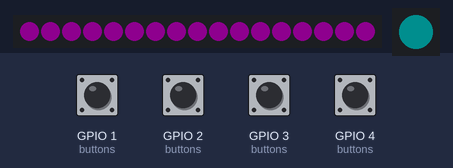
The sketch below on a simulated ESP32-S3. On the bench: 17 RGB LEDs in strip order, left to right, 1 RGB LEDs in strip order, left to right. The inputs (shaded band) are chosen by the test bench; at power-on: GPIO 1 (buttons), GPIO 2 (buttons), GPIO 3 (buttons), GPIO 4 (buttons) HIGH. Dim RGB values are drawn brighter than linear; colours are those a GRB WS2812 strip shows for the declared byte order; what the sketch prints to the serial monitor is not drawn.

Above: at 3.51 s.
3.8 s: GPIO 2 (buttons) pulled LOW for 0.15 s
At 4.15 s:
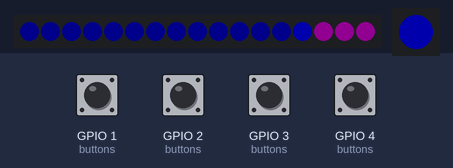
4.5 s: GPIO 1 (buttons) pulled LOW for 0.15 s
At 4.63 s:
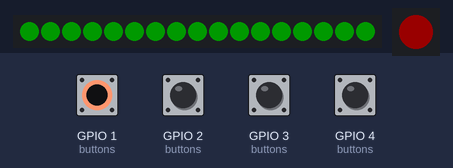
5.2 s: GPIO 3 (buttons) pulled LOW for 0.15 s
At 5.54 s:
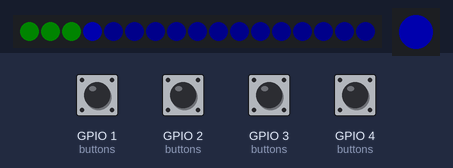
5.9 s: GPIO 4 (buttons) pulled LOW for 0.15 s
At 6.46 s:
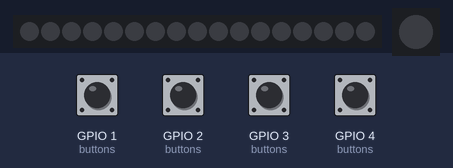
6.6 s: GPIO 2 (buttons) pulled LOW for 1 s
At 7.04 s:
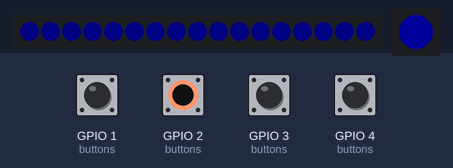
8.2 s: GPIO 1 (buttons) pulled LOW for 0.15 s
At 8.32 s:
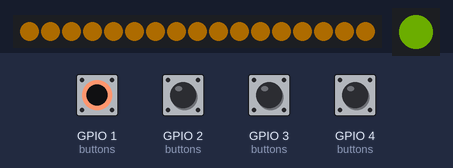
Timing chart, 0 to 9.9 s (numbered marks = the images above; inputs shaded):
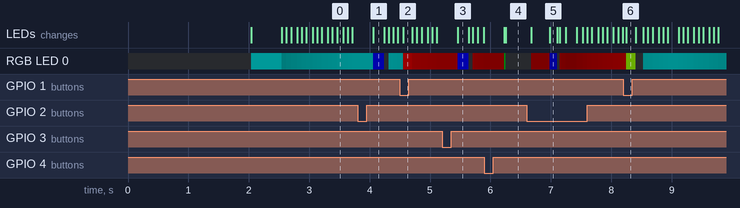

Measured:
- after the input at 3.8 s, the LEDs: change after 0.26 s (image 1)
- after the input at 4.5 s, the LEDs: change after 0.05 s (image 2)
- after the input at 5.2 s, the LEDs: change after 0.26 s (image 3)
- after the input at 5.9 s, the LEDs: first change after 0.33 s (image 4 shows a later state)
- after the input at 8.2 s, the LEDs: change after 0.05 s (image 6)

The sketch:

dpa-button-test.ino
```cpp
/*
 * DPA Button Test — 4 Buttons
 * ----------------------------
 * Waveshare ESP32-S3 Zero
 *
 * Wiring:
 *   Each button: one leg to GPIO, other leg to GND
 *   Internal pull-ups used — no external resistors needed
 *
 * Button map:
 *   GP1  = PLAY / PAUSE  (toggle)
 *   GP2  = NEXT TRACK
 *   GP3  = PREV TRACK
 *   GP4  = HEART / FAVORITE
 *
 * LED feedback:
 *   Onboard WS2812B (GP21) + external strip (GP5, 17 LEDs)
 *
 *   PLAY  → green flash, stays green while "playing"
 *   PAUSE → amber flash, back to idle purple breathe
 *   NEXT  → blue sweep right →
 *   PREV  → blue sweep left ←
 *   HEART → red pulse (heartbeat effect)
 */

#include <FastLED.h>

#define LED_PIN          5
#define NUM_LEDS         17
#define ONBOARD_LED_PIN  21

// Button GPIOs
#define BTN_PLAY   1
#define BTN_NEXT   2
#define BTN_PREV   3
#define BTN_HEART  4

#define NUM_BUTTONS 4
#define DEBOUNCE_MS 50

CRGB leds[NUM_LEDS];
CRGB onboardLed[1];

struct Button {
  uint8_t pin;
  const char* name;
  bool lastState;
  bool pressed;
  uint32_t lastDebounce;
};

Button buttons[NUM_BUTTONS] = {
  { BTN_PLAY,  "PLAY/PAUSE (GP1)", HIGH, false, 0 },
  { BTN_NEXT,  "NEXT (GP2)",       HIGH, false, 0 },
  { BTN_PREV,  "PREV (GP3)",       HIGH, false, 0 },
  { BTN_HEART, "HEART (GP4)",      HIGH, false, 0 },
};

uint32_t pressCount[NUM_BUTTONS] = {0};

// Simulated state
bool simPlaying = false;
int  simTrackIndex = 0;
int  simTotalTracks = 5;
bool simFavorited[10] = {false};  // track favorites

// LED animation state
uint32_t animStart = 0;
enum AnimType { ANIM_NONE, ANIM_SWEEP_RIGHT, ANIM_SWEEP_LEFT, ANIM_HEARTBEAT };
AnimType currentAnim = ANIM_NONE;

// ── LED Helpers ──────────────────────────────────────────────

void setAllLeds(const CRGB& color) {
  fill_solid(leds, NUM_LEDS, color);
  onboardLed[0] = color;
  FastLED.show();
}

// Idle breathe — purple when stopped, green when playing
void breatheIdle() {
  static uint8_t val = 30;
  static int8_t delta = 3;
  static uint32_t last = 0;
  if (millis() - last < 25) return;
  last = millis();

  val += delta;
  if (val >= 180) delta = -3;
  if (val <= 10)  delta = 3;

  CRGB base = simPlaying ? CRGB::Green : CRGB::Purple;
  CRGB c = base;
  c.nscale8(val);
  fill_solid(leds, NUM_LEDS, c);
  onboardLed[0] = c;
  FastLED.show();
}

// Sweep animation right (NEXT) or left (PREV)
void animSweep(bool goRight) {
  CRGB color = CRGB::Blue;
  for (int i = 0; i < NUM_LEDS; i++) {
    int idx = goRight ? i : (NUM_LEDS - 1 - i);
    leds[idx] = color;
    onboardLed[0] = color;
    FastLED.show();
    delay(15);
    leds[idx].nscale8(60);
  }
  // Fade out
  for (int fade = 0; fade < 8; fade++) {
    for (int i = 0; i < NUM_LEDS; i++) leds[i].nscale8(140);
    onboardLed[0].nscale8(140);
    FastLED.show();
    delay(20);
  }
}

// Heartbeat pulse — two quick red pulses like a real heartbeat
void animHeartbeat() {
  CRGB heartColor = CRGB(255, 0, 40);  // deep red-pink

  for (int pulse = 0; pulse < 2; pulse++) {
    // Pulse up
    for (int b = 0; b <= 255; b += 15) {
      CRGB c = heartColor;
      c.nscale8(b);
      fill_solid(leds, NUM_LEDS, c);
      onboardLed[0] = c;
      FastLED.show();
      delay(8);
    }
    // Pulse down
    for (int b = 255; b >= 0; b -= 15) {
      CRGB c = heartColor;
      c.nscale8(b);
      fill_solid(leds, NUM_LEDS, c);
      onboardLed[0] = c;
      FastLED.show();
      delay(8);
    }
    // Short gap between the two beats
    if (pulse == 0) delay(80);
  }
}

// Green flash for play
void animPlayFlash() {
  setAllLeds(CRGB::Green);
  delay(150);
}

// Amber flash for pause
void animPauseFlash() {
  setAllLeds(CRGB(255, 160, 0));  // amber
  delay(150);
  setAllLeds(CRGB::Black);
  delay(100);
}

// ── Button Actions ───────────────────────────────────────────

void onPlayPause() {
  simPlaying = !simPlaying;

  if (simPlaying) {
    Serial.printf("  ▶ PLAY — Track %d of %d\n", simTrackIndex + 1, simTotalTracks);
    animPlayFlash();
  } else {
    Serial.printf("  ⏸ PAUSE — Track %d of %d\n", simTrackIndex + 1, simTotalTracks);
    animPauseFlash();
  }
}

void onNext() {
  simTrackIndex = (simTrackIndex + 1) % simTotalTracks;
  Serial.printf("  ⏭ NEXT → Track %d of %d\n", simTrackIndex + 1, simTotalTracks);
  animSweep(true);
}

void onPrev() {
  simTrackIndex = (simTrackIndex - 1 + simTotalTracks) % simTotalTracks;
  Serial.printf("  ⏮ PREV → Track %d of %d\n", simTrackIndex + 1, simTotalTracks);
  animSweep(false);
}

void onHeart() {
  simFavorited[simTrackIndex] = !simFavorited[simTrackIndex];
  bool fav = simFavorited[simTrackIndex];

  if (fav) {
    Serial.printf("  ❤️  FAVORITED Track %d\n", simTrackIndex + 1);
  } else {
    Serial.printf("  🤍 UNFAVORITED Track %d\n", simTrackIndex + 1);
  }

  animHeartbeat();

  // Quick summary
  Serial.print("  Favorites: [");
  for (int i = 0; i < simTotalTracks; i++) {
    Serial.printf(" %s%d", simFavorited[i] ? "♥" : "·", i + 1);
  }
  Serial.println(" ]");
}

// ── Setup ────────────────────────────────────────────────────

void setup() {
  Serial.begin(115200);
  delay(2000);

  Serial.println();
  Serial.println("╔══════════════════════════════════════╗");
  Serial.println("║  DPA Button Test — 4 Buttons         ║");
  Serial.println("║  GP1=Play  GP2=Next  GP3=Prev        ║");
  Serial.println("║  GP4=Heart                            ║");
  Serial.println("╚══════════════════════════════════════╝");
  Serial.println();

  // Init LEDs
  FastLED.addLeds<WS2812B, LED_PIN, GRB>(leds, NUM_LEDS);
  FastLED.addLeds<WS2812B, ONBOARD_LED_PIN, RGB>(onboardLed, 1);
  FastLED.setBrightness(50);

  // Init buttons with internal pull-up
  for (int i = 0; i < NUM_BUTTONS; i++) {
    pinMode(buttons[i].pin, INPUT_PULLUP);
    Serial.printf("  [OK] %s ready\n", buttons[i].name);
  }

  Serial.println();
  Serial.println("Simulating 5 tracks. Press buttons to test.");
  Serial.printf("Current: Track %d | Playing: %s\n\n",
                simTrackIndex + 1, simPlaying ? "YES" : "NO");

  // Startup — purple breathe
  setAllLeds(CRGB::Purple);
  delay(500);
  setAllLeds(CRGB::Black);
}

// ── Loop ─────────────────────────────────────────────────────

void loop() {
  bool anyAction = false;

  for (int i = 0; i < NUM_BUTTONS; i++) {
    bool reading = digitalRead(buttons[i].pin);

    if (reading != buttons[i].lastState) {
      buttons[i].lastDebounce = millis();
      buttons[i].lastState = reading;
    }

    if ((millis() - buttons[i].lastDebounce) > DEBOUNCE_MS) {
      // Button pressed (active LOW, momentary)
      if (reading == LOW && !buttons[i].pressed) {
        buttons[i].pressed = true;
        pressCount[i]++;
        anyAction = true;

        Serial.printf("\n[BTN] %s pressed (#%lu)\n",
                      buttons[i].name, (unsigned long)pressCount[i]);

        switch (buttons[i].pin) {
          case BTN_PLAY:  onPlayPause(); break;
          case BTN_NEXT:  onNext();      break;
          case BTN_PREV:  onPrev();      break;
          case BTN_HEART: onHeart();     break;
        }

        // Status line after every action
        Serial.printf("  Status: Track %d/%d | %s | %s\n",
                      simTrackIndex + 1, simTotalTracks,
                      simPlaying ? "PLAYING" : "PAUSED",
                      simFavorited[simTrackIndex] ? "♥ Fav" : "· Not fav");
      }

      // Button released
      if (reading == HIGH && buttons[i].pressed) {
        buttons[i].pressed = false;
      }
    }
  }

  // Idle LED animation when no button action
  if (!anyAction) {
    breatheIdle();
  }

  delay(2);
}
```
